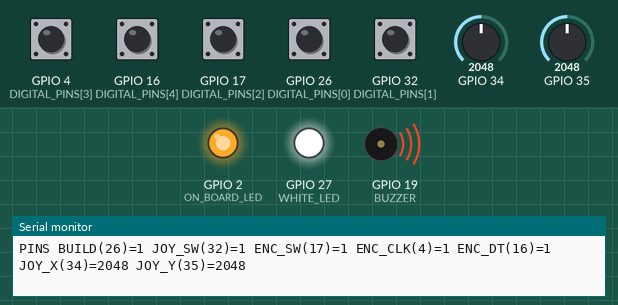
This sketch was run on a simulated ESP32. Shown: output pins drawn as LEDs (lit = HIGH), buzzer (waves = sounding, pin HIGH), the last lines printed to the serial monitor. The test bench sets the inputs (shaded band); at power-on: GPIO 4 (DIGITAL_PINS[3]), GPIO 16 (DIGITAL_PINS[4]), GPIO 17 (DIGITAL_PINS[2]), GPIO 26 (DIGITAL_PINS[0]), GPIO 32 (DIGITAL_PINS[1]) HIGH, GPIO 34 = 2048, GPIO 35 = 2048.

Above: at 0.2 s.
At 1.7 s:
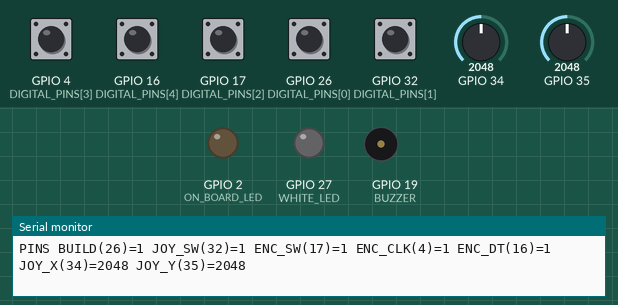
Timing chart, 0 to 3.0 s (numbered marks = the images above):
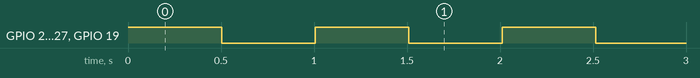

Measured:
- by itself, GPIO 2 (ON_BOARD_LED), GPIO 27 (WHITE_LED), GPIO 19 (BUZZER): alternates HIGH for 0.50 s and LOW for 0.50 s

The sketch:

pin_check.ino
```cpp
// Pin check: prints what every controller pin reads, twice a second, and
// blinks the board's own blue LED (GPIO2), the white LED (D27) and the buzzer
// (D19) together, so you can see if the board is running and the wiring works.
//
// Reading the output:
//   Buttons (BUILD, joystick SW, encoder SW/CLK/DT): 1 = not pressed, 0 = pressed.
//   Joystick X / Y: about 1800-2100 at rest, near 0 or 4095 when pushed.
//   A pin that is not connected to anything reads random-looking values.

const int DIGITAL_PINS[] = {26, 32, 17, 4, 16};
const char* DIGITAL_NAMES[] = {"BUILD(26)", "JOY_SW(32)", "ENC_SW(17)", "ENC_CLK(4)", "ENC_DT(16)"};
const int ON_BOARD_LED = 2;
const int WHITE_LED = 27;
const int BUZZER = 19;

void setup() {
  Serial.begin(115200);
  for (int i = 0; i < 5; i++) pinMode(DIGITAL_PINS[i], INPUT_PULLUP);
  pinMode(ON_BOARD_LED, OUTPUT);
  pinMode(WHITE_LED, OUTPUT);
  pinMode(BUZZER, OUTPUT);
}

void loop() {
  static bool on = false;
  on = !on;
  digitalWrite(ON_BOARD_LED, on);
  digitalWrite(WHITE_LED, on);
  digitalWrite(BUZZER, on);   // A click/beep every second.

  Serial.print("PINS ");
  for (int i = 0; i < 5; i++) {
    Serial.print(DIGITAL_NAMES[i]);
    Serial.print("=");
    Serial.print(digitalRead(DIGITAL_PINS[i]));
    Serial.print(" ");
  }
  Serial.print("JOY_X(34)=");
  Serial.print(analogRead(34));
  Serial.print(" JOY_Y(35)=");
  Serial.println(analogRead(35));
  delay(500);
}
```
